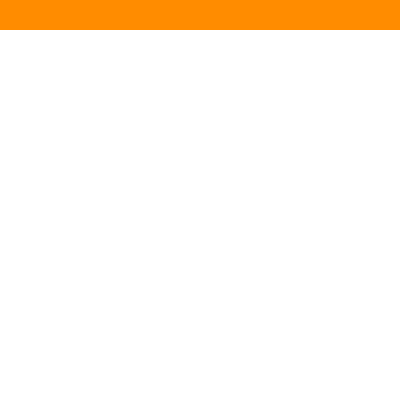
Frame 1 (no input)
Frame 60 (no input): identical to frame 1, image omitted
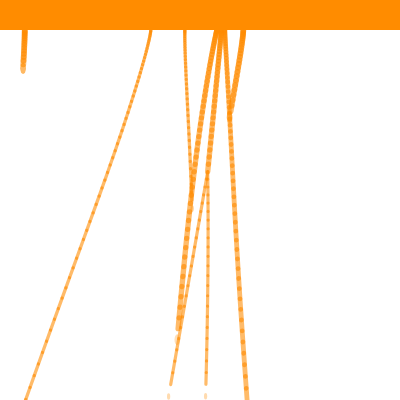
Frame 120 (the mouse pressed at the canvas centre since frame 60)

The p5.js sketch that drew these frames (run headless with seeded random() and noise() and a simulated clock; from frame 60 on, the mouse is pressed at the canvas centre):

// p5.js sketch
// ── sketch.js
// Dripping Paint Simulation in p5.js (Orange Paint Color)

let particles = [];
let gravity = 0.2;
let streaks;
let reservoirHeight = 30;
let dripColor;

function setup() {
  createCanvas(400, 400);
  dripColor = color(255, 140, 0); // ✅ Updated to orange paint

  // Create off-screen layer for permanent paint streaks
  streaks = createGraphics(width, height);
  streaks.clear();
}

function draw() {
  background(255);

  // Draw permanent streaks layer
  image(streaks, 0, 0);

  // Draw paint reservoir (top rectangle)
  noStroke();
  fill(dripColor);
  rect(0, 0, width, 30);

  // Randomly create new drip particles
  if (random(1) < 0.02) {
    spawnParticle(random(width), 30);
  }

  // Update and display particles
  for (let i = particles.length - 1; i >= 0; i--) {
    particles[i].update();
    particles[i].display();

    // Remove particle if fully faded or off-canvas
    if (particles[i].alpha <= 0 || particles[i].y > height) {
      particles.splice(i, 1);
    }
  }
}

// Spawn new droplet particle
function spawnParticle(x, y) {
  particles.push(new Particle(x, y));
}

// Particle class for each paint droplet
class Particle {
  constructor(x, y) {
    this.x = x;
    this.y = y;
    this.vx = 0;
    this.vy = random(0, 1);
    this.ay = 0.2;
    this.size = random(3, 6);
    this.alpha = random(180, 255);
    this.noiseOffset = random(1000);
    this.canBreak = true;
  }

  update() {
    // Gravity
    this.vy = (this.vy || 0) + gravity;

    // Horizontal sway using noise
    let noiseForce = map(noise(this.noiseOffset), 0, 1, -0.1, 0.1);
    this.vx = (this.vx || 0) + noiseForce;
    this.noiseOffset += 0.01;

    // Update position
    let prevX = this.x;
    let prevY = this.y;
    this.x += this.vx;
    this.y += this.vy;

    // Permanent trail drawn to streaks layer
    streaks.stroke(red(dripColor), green(dripColor), blue(dripColor), 150);
    streaks.strokeWeight(this.size);
    streaks.line(prevX, prevY, this.x, this.y);

    // Gradual fading
    this.alpha -= 2;
    this.alpha = max(this.alpha, 0);

    // Break apart occasionally
    if (this.canBreak && random(1) < 0.005) this.breakApart();
  }

  display() {
    noStroke();
    fill(red(dripColor), green(dripColor), blue(dripColor), this.alpha);
    ellipse(this.x, this.y, this.size, this.size * 2);
  }

  breakApart() {
    this.canBreak = false;
    for (let n = 0; n < 2; n++) {
      let p = new Particle(this.x, this.y);
      p.size = this.size * 0.6;
      p.alpha = this.alpha * 0.8;
      p.canBreak = false;
      p.vx = this.vx + random(-1, 1);
      p.vy = this.vy * random(0.5, 1);
      particles.push(p);
    }
    this.alpha = 0;
  }
}

function mousePressed() {
  // Click to add more particles
  for (let i = 0; i < 3; i++) {
    spawnParticle(random(width), 30);
  }
}

// Wind force
function keyPressed() {
  if (keyCode === LEFT_ARROW) {
    particles.forEach(p => p.vx -= random(0.5, 1));
  } else if (keyCode === RIGHT_ARROW) {
    particles.forEach(p => p.vx += random(0.5, 1));
  }
}
